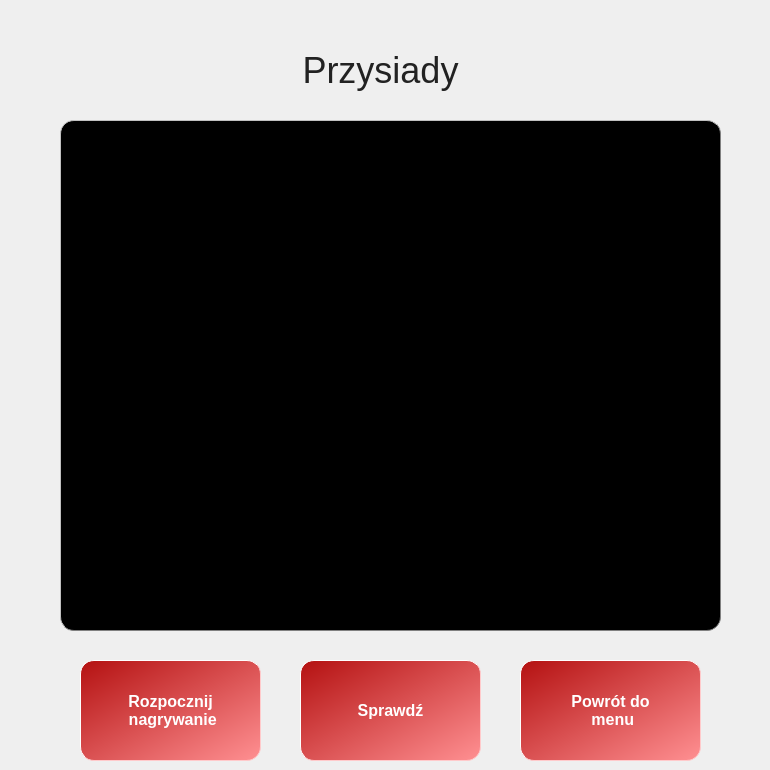
    <widget class="QWidget" name="page6">
     <widget class="QLabel" name="image_label_7">
      <property name="geometry">
       <rect>
        <x>60</x>
        <y>120</y>
        <width>661</width>
        <height>511</height>
       </rect>
      </property>
      <property name="autoFillBackground">
       <bool>false</bool>
      </property>
      <property name="styleSheet">
       <string notr="true">
background-color: black;
color:white;
border-style: outset;
border-width:1px;
border-radius:14px;
border-color:gray;
font:bold 16px;
padding:10px</string>
      </property>
      <property name="lineWidth">
       <number>3</number>
      </property>
      <property name="midLineWidth">
       <number>2</number>
      </property>
      <property name="text">
       <string/>
      </property>
     </widget>
     <widget class="QLabel" name="label6">
      <property name="geometry">
       <rect>
        <x>0</x>
        <y>40</y>
        <width>761</width>
        <height>61</height>
       </rect>
      </property>
      <property name="font">
       <font>
        <pointsize>-1</pointsize>
       </font>
      </property>
      <property name="styleSheet">
       <string notr="true">QLabel{

text-align: center;
font-size: 36px;
color: #222;
text-shadow: 0px 2px 3px black;
}


</string>
      </property>
      <property name="text">
       <string>Przysiady</string>
      </property>
      <property name="alignment">
       <set>Qt::AlignCenter</set>
      </property>
     </widget>
     <widget class="QPushButton" name="pushButton16">
      <property name="geometry">
       <rect>
        <x>80</x>
        <y>660</y>
        <width>181</width>
        <height>101</height>
       </rect>
      </property>
      <property name="styleSheet">
       <string notr="true">QPushButton{
background-color:rgb(255, 144, 146);
background-color: qlineargradient(spread:pad, x1:0, y1:0, x2:1, y2:1, stop:0 rgb(180, 17, 17), stop:1 rgba(255, 144, 146));
color:white;
border-style: outset;
border-width:1px;
border-radius:14px;
border-color:rgb(255, 202, 203);
font:bold 16px;
padding:10px;
}
QPushButton:hover {   
background-color:rgb(255, 144, 146);
background-color: qlineargradient(spread:pad, x1:0, y1:0, x2:1, y2:1, stop:0 rgba(255, 144, 146), stop:1 rgba(180, 17, 17));
color:white;
border-style: outset;
border-width:1px;
border-radius:14px;
border-color:rgb(255, 202, 203);
font:bold 18px;
padding:10px;
}

QPushButton:pressed {   
background-color:rgb(255, 144, 146);
color:white;
border-style: outset;
border-width:2px;
border-radius:14px;
border-color:rgb(180, 17, 17);
font:bold 16px;
padding:10px;
}
</string>
      </property>
      <property name="text">
       <string>Rozpocznij 
 nagrywanie</string>
      </property>
     </widget>
     <widget class="QPushButton" name="pushButton17">
      <property name="geometry">
       <rect>
        <x>300</x>
        <y>660</y>
        <width>181</width>
        <height>101</height>
       </rect>
      </property>
      <property name="font">
       <font>
        <pointsize>-1</pointsize>
        <weight>75</weight>
        <italic>false</italic>
        <bold>true</bold>
       </font>
      </property>
      <property name="styleSheet">
       <string notr="true">QPushButton{
background-color:rgb(255, 144, 146);
background-color: qlineargradient(spread:pad, x1:0, y1:0, x2:1, y2:1, stop:0 rgb(180, 17, 17), stop:1 rgba(255, 144, 146));
color:white;
border-style: outset;
border-width:1px;
border-radius:14px;
border-color:rgb(255, 202, 203);
font:bold 16px;
padding:10px;
}
QPushButton:hover {   
background-color:rgb(255, 144, 146);
background-color: qlineargradient(spread:pad, x1:0, y1:0, x2:1, y2:1, stop:0 rgba(255, 144, 146), stop:1 rgba(180, 17, 17));
color:white;
border-style: outset;
border-width:1px;
border-radius:14px;
border-color:rgb(255, 202, 203);
font:bold 18px;
padding:10px;
}

QPushButton:pressed {   
background-color:rgb(255, 144, 146);
color:white;
border-style: outset;
border-width:2px;
border-radius:14px;
border-color:rgb(180, 17, 17);
font:bold 16px;
padding:10px;
}
</string>
      </property>
      <property name="text">
       <string>Sprawdź</string>
      </property>
     </widget>
     <widget class="QPushButton" name="pushButton18">
      <property name="geometry">
       <rect>
        <x>520</x>
        <y>660</y>
        <width>181</width>
        <height>101</height>
       </rect>
      </property>
      <property name="styleSheet">
       <string notr="true">QPushButton{
background-color:rgb(255, 144, 146);
background-color: qlineargradient(spread:pad, x1:0, y1:0, x2:1, y2:1, stop:0 rgb(180, 17, 17), stop:1 rgba(255, 144, 146));
color:white;
border-style: outset;
border-width:1px;
border-radius:14px;
border-color:rgb(255, 202, 203);
font:bold 16px;
padding:10px;
}
QPushButton:hover {   
background-color:rgb(255, 144, 146);
background-color: qlineargradient(spread:pad, x1:0, y1:0, x2:1, y2:1, stop:0 rgba(255, 144, 146), stop:1 rgba(180, 17, 17));
color:white;
border-style: outset;
border-width:1px;
border-radius:14px;
border-color:rgb(255, 202, 203);
font:bold 18px;
padding:10px;
}

QPushButton:pressed {   
background-color:rgb(255, 144, 146);
color:white;
border-style: outset;
border-width:2px;
border-radius:14px;
border-color:rgb(180, 17, 17);
font:bold 16px;
padding:10px;
}
</string>
      </property>
      <property name="text">
       <string>Powrót do 
 menu</string>
      </property>
     </widget>
    </widget>
